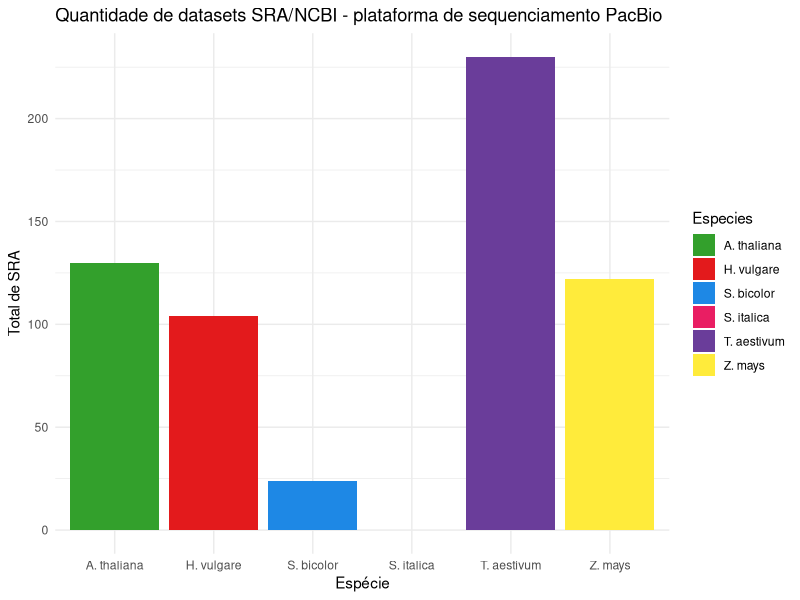
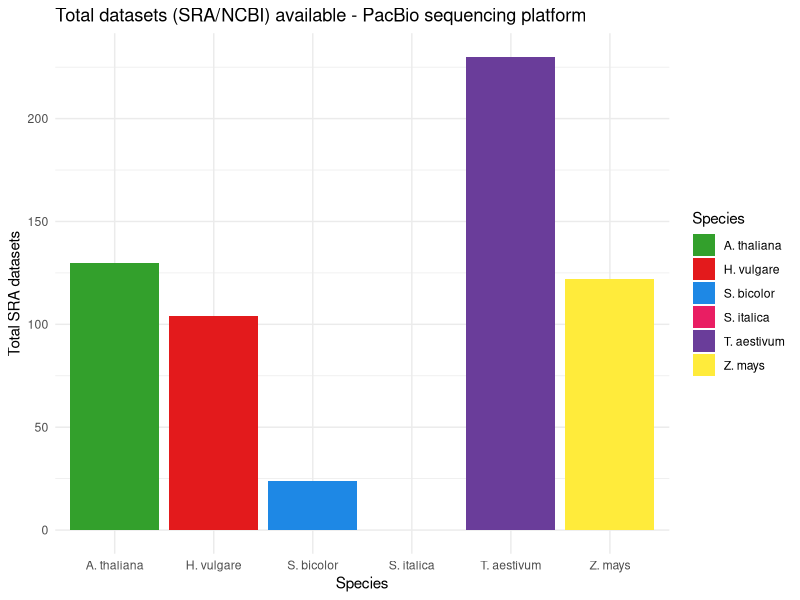

Write R code to recreate these figures, in order.
# Instalar e carregar os pacotes necessários
# install.packages("ggplot2")
library(ggplot2)

# Species: Zea mays; Sorghum bicolor; Hordeum vulgare; Arabidopsis thaliana; Triticum aestivum; Setaria italica

# Criar um dataframe com os valores fornecidos
data <- data.frame(
  Species = c("Z. mays", "S. bicolor", "H. vulgare", "A. thaliana", "T. aestivum", "S. italica"),
  Especies = c("Z. mays", "S. bicolor", "H. vulgare", "A. thaliana", "T. aestivum", "S. italica"),
  Values = c(122, 24, 104, 130, 230, 0)
)

# Definir as cores em formato hex
colors <- c("Z. mays" = "#FFEB3B", "S. bicolor" = "#1E88E5", "H. vulgare" = "#e31a1c",
            "A. thaliana" = "#33a02c", "T. aestivum" = "#6a3d9a", "S. italica" = "#E91E63")

# PORTUGUES 
# Criar o gráfico de barras com cores personalizadas
ggplot(data, aes(x = Especies, y = Values, fill = Especies)) +
  geom_bar(stat = "identity") +
  scale_fill_manual(values = colors) +
  theme_minimal() +
  labs(title = "Quantidade de datasets SRA/NCBI - plataforma de sequenciamento PacBio",
       x = "Espécie",
       y = "Total de SRA")

# INGLES 
# Criar o gráfico de barras com cores personalizadas
ggplot(data, aes(x = Species, y = Values, fill = Species)) +
  geom_bar(stat = "identity") +
  scale_fill_manual(values = colors) +
  theme_minimal() +
  labs(title = "Total datasets (SRA/NCBI) available - PacBio sequencing platform",
       x = "Species",
       y = "Total SRA datasets")
